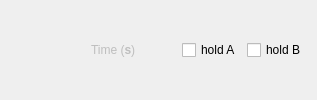
          <widget class="QWidget" name="tab_timeseries">
           <attribute name="title">
            <string>timeseries</string>
           </attribute>
           <layout class="QGridLayout" name="gridLayout_5">
            <item row="1" column="0">
             <layout class="QVBoxLayout" name="tm_verticalLayout"/>
            </item>
            <item row="2" column="0">
             <layout class="QHBoxLayout" name="horizontalLayout_4">
              <item>
               <spacer name="horizontalSpacer_10">
                <property name="orientation">
                 <enum>Qt::Horizontal</enum>
                </property>
                <property name="sizeHint" stdset="0">
                 <size>
                  <width>40</width>
                  <height>20</height>
                 </size>
                </property>
               </spacer>
              </item>
              <item>
               <spacer name="horizontalSpacer_7">
                <property name="orientation">
                 <enum>Qt::Horizontal</enum>
                </property>
                <property name="sizeHint" stdset="0">
                 <size>
                  <width>40</width>
                  <height>20</height>
                 </size>
                </property>
               </spacer>
              </item>
              <item>
               <widget class="QLabel" name="label_23">
                <property name="enabled">
                 <bool>false</bool>
                </property>
                <property name="text">
                 <string>Time (&lt;b&gt;s&lt;/b&gt;)</string>
                </property>
               </widget>
              </item>
              <item>
               <spacer name="horizontalSpacer_3">
                <property name="orientation">
                 <enum>Qt::Horizontal</enum>
                </property>
                <property name="sizeHint" stdset="0">
                 <size>
                  <width>40</width>
                  <height>20</height>
                 </size>
                </property>
               </spacer>
              </item>
              <item>
               <widget class="QCheckBox" name="checkBox_fm_tm_hold_a">
                <property name="enabled">
                 <bool>true</bool>
                </property>
                <property name="statusTip">
                 <string>hold ch. A plot</string>
                </property>
                <property name="text">
                 <string>hold A</string>
                </property>
               </widget>
              </item>
              <item>
               <widget class="QCheckBox" name="checkBox_fm_tm_hold_b">
                <property name="enabled">
                 <bool>true</bool>
                </property>
                <property name="statusTip">
                 <string>hold ch. B plot</string>
                </property>
                <property name="text">
                 <string>hold B</string>
                </property>
               </widget>
              </item>
             </layout>
            </item>
           </layout>
          </widget>
